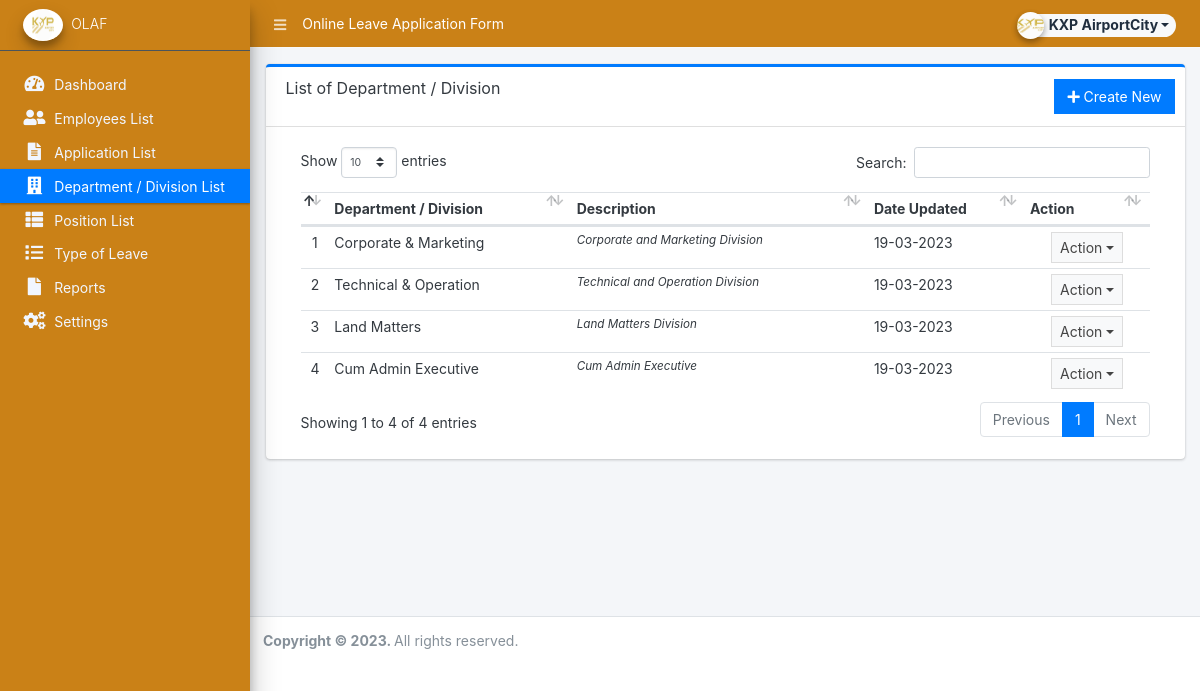
The page /admin/?page=maintenance/department (signed in) on the database its author committed.
### tables this page shows
CREATE TABLE `department_list` (
  `id` int(30) NOT NULL,
  `name` varchar(250) NOT NULL,
  `description` text NOT NULL,
  `date_created` datetime NOT NULL DEFAULT current_timestamp(),
  `date_updated` datetime DEFAULT NULL ON UPDATE current_timestamp()
);

### classes/DBConnection.php (called while the page is built, shortened)
<?php
class DBConnection{
    private $host = DB_SERVER;
    private $username = DB_USERNAME;
    private $password = DB_PASSWORD;
    private $database = DB_NAME;
    public $conn;
    public function __construct(){
        if (!isset($this->conn)) {
            $this->conn = new mysqli($this->host, $this->username, $this->password, $this->database);
        }
    }
}
?>

### classes/SystemSettings.php (called while the page is built, shortened)
<?php
class SystemSettings extends DBConnection{
	function userdata($field = ''){
		if(!empty($field)){
			if(isset($_SESSION['userdata'][$field]))
				return $_SESSION['userdata'][$field];
			else
				return null;
		}else{
			return false;
		}
	}
}
$_settings = new SystemSettings();
?>

### admin/maintenance/department.php (the view, shortened to what this page needs)
<div class="card card-outline card-primary">
	<div class="card-header">
		<h3 class="card-title">List of Department / Division</h3>
		<?php if($_settings->userdata('type') == 1): ?>
		<div class="card-tools">
			<a href="javascript:void(0)" class="btn btn-flat btn-primary" id="create_new"><span class="fas fa-plus"></span>  Create New</a>
		</div>
		<?php endif; ?>
	</div>
	<div class="card-body">
		<div class="container-fluid">
        <div class="container-fluid">
			<table class="table table-stripped table-hover">
				<thead>
					<tr>
						<th></th>
						<th>Department / Division</th>
						<th>Description</th>
						<th>Date Updated</th>
						<th>Action</th>
					</tr>
				</thead>
				<tbody>
					<?php
					$i = 1;
						$qry = $conn->query("SELECT * from `department_list` order by unix_timestamp(date_updated) desc, unix_timestamp(date_created) desc ");
						while($row = $qry->fetch_assoc()):
                            $row['description'] = strip_tags(stripslashes(html_entity_decode($row['description'])));
					?>
						<tr title="<?php echo $row['description'] ?>">
							<td class="text-center"><?php echo $i++; ?></td>
							<td><?php echo $row['name'] ?></td>
							<td ><p class="truncate m-0"><?php echo $row['description'] ?></p></td>
							<td><?php echo ($row['date_updated'] != null) ? date('d-m-Y',strtotime($row['date_updated'])) : date('d-m-Y',strtotime($row['date_created'])); ?></td>
							<td align="center">
								 <button type="button" class="btn btn-flat btn-default btn-sm dropdown-toggle dropdown-icon" data-toggle="dropdown">
				                  		Action
				                  </button>
							</td>
						</tr>
					<?php endwhile; ?>
				</tbody>
			</table>
		</div>
		</div>
	</div>
</div>

### rows shown on the page
department_list: name "Corporate & Marketing", description "Corporate and Marketing Division", date_updated "19-03-2023"
department_list: name "Technical & Operation", description "Technical and Operation Division", date_updated "19-03-2023"
department_list: name "Land Matters", description "Land Matters Division", date_updated "19-03-2023"
department_list: name "Cum Admin Executive", description "Cum Admin Executive", date_created "19-03-2023"

### other values the page prints
$_settings->userdata('firstname') "KXP AirportCity"
$_settings->info('short_name') "OLAF"
